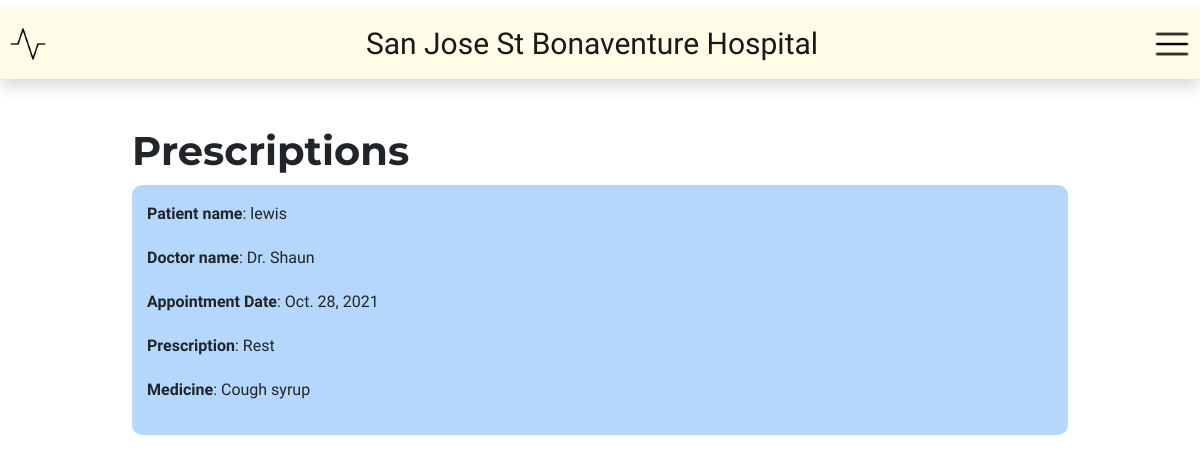
The app's page /patient/view-prescriptions/ (signed in) with its own data.
### doctor/models.py (models this page shows, shortened)
class Prescription(models.Model):
    patient_id = models.PositiveIntegerField(null=True)
    patient_name = models.CharField(max_length=40, null=True)
    doctor_id = models.PositiveIntegerField(null=True)
    doctor_name = models.CharField(max_length=40, null=True)
    appointment_date = models.DateField(auto_now=True)
    prescription = models.TextField(max_length=500)
    medicines = models.TextField(max_length=500)

### patient/views.py (the view)
# urls.py: path('view-prescriptions/', get_prescriptions, name='view-prescriptions'),
@login_required(login_url='login')
@user_passes_test(is_patient, login_url='login')
def get_prescriptions(request):
    prescriptions = Prescription.objects.all().filter(patient_id=request.user.id)
    view_context = {
        'prescriptions': prescriptions
    }
    return render(request, 'patient/prescriptions.html', context=view_context)

### patient/views.py (called while the page is built)
def is_patient(user):
    return user.groups.filter(name='PATIENT').exists()

### patient/templates/patient/prescriptions.html
{% extends "hospital_management/layout.html" %}
{% load static %}
{% block links %}
<link rel="stylesheet" type="text/css" href="{% static 'staff/css/doctorlist.css' %}" />
{% endblock links %}
{% block body %}
<div class="container">
    <h1>Prescriptions</h1>
    {% for p in prescriptions %}
    <div class="doctor-card">
        <p><strong>Patient name</strong>: {{p.patient_name}}</p>
        <p><strong>Doctor name</strong>: Dr. {{p.doctor_name}}</p>
        <p><strong>Appointment Date</strong>: {{p.appointment_date}}</p>
        <p><strong>Prescription</strong>: {{p.prescription}}</p>
        <p><strong>Medicine</strong>: {{p.medicines}}</p>
    </div>
    {% endfor %}
</div>
{% endblock body %}

### staff/static/staff/css/doctorlist.css (style rules this page uses)
.container { width: 80%; margin: auto; }
.doctor-card { background-color: rgb(182, 215, 252); padding: 15px; border-radius: 10px; margin-top: 10px; }

### records on screen
Prescription: patient_name "lewis", doctor_name "Shaun", appointment_date "Oct. 28, 2021", prescription "Rest", medicines "Cough syrup"
